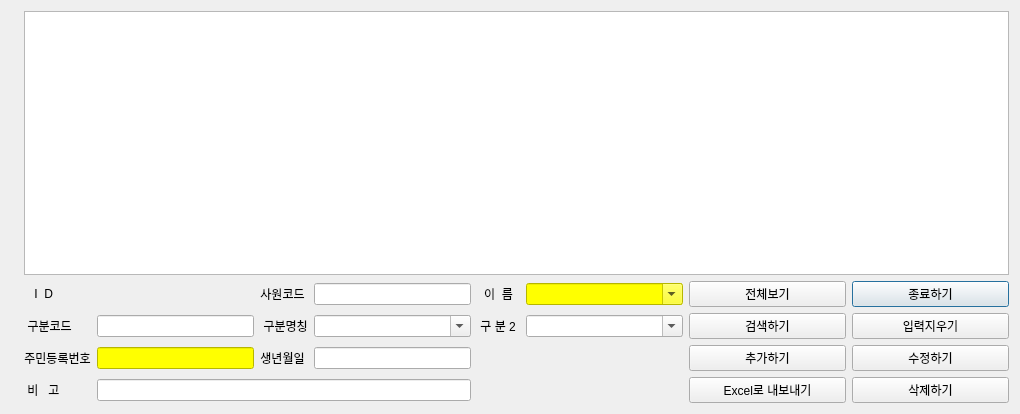
<?xml version="1.0" encoding="UTF-8"?>
<ui version="4.0">
 <class>EmployeeRegNoDialog</class>
 <widget class="QDialog" name="EmployeeRegNoDialog">
  <property name="geometry">
   <rect>
    <x>0</x>
    <y>0</y>
    <width>1020</width>
    <height>414</height>
   </rect>
  </property>
  <property name="sizePolicy">
   <sizepolicy hsizetype="Expanding" vsizetype="Expanding">
    <horstretch>0</horstretch>
    <verstretch>0</verstretch>
   </sizepolicy>
  </property>
  <property name="windowTitle">
   <string>사원 주민등록번호 및 생일현황</string>
  </property>
  <layout class="QGridLayout" name="gridLayout_2">
   <item row="1" column="0">
    <layout class="QGridLayout" name="gridLayout">
     <item row="1" column="8">
      <widget class="QPushButton" name="pb_regno_close">
       <property name="sizePolicy">
        <sizepolicy hsizetype="Expanding" vsizetype="Fixed">
         <horstretch>0</horstretch>
         <verstretch>0</verstretch>
        </sizepolicy>
       </property>
       <property name="text">
        <string>종료하기</string>
       </property>
      </widget>
     </item>
     <item row="2" column="8">
      <widget class="QPushButton" name="pb_regno_clear">
       <property name="sizePolicy">
        <sizepolicy hsizetype="Expanding" vsizetype="Fixed">
         <horstretch>0</horstretch>
         <verstretch>0</verstretch>
        </sizepolicy>
       </property>
       <property name="text">
        <string>입력지우기</string>
       </property>
      </widget>
     </item>
     <item row="1" column="4">
      <widget class="QLineEdit" name="entry_regno_code">
       <property name="sizePolicy">
        <sizepolicy hsizetype="MinimumExpanding" vsizetype="Fixed">
         <horstretch>0</horstretch>
         <verstretch>0</verstretch>
        </sizepolicy>
       </property>
      </widget>
     </item>
     <item row="3" column="8">
      <widget class="QPushButton" name="pb_regno_update">
       <property name="sizePolicy">
        <sizepolicy hsizetype="Expanding" vsizetype="Fixed">
         <horstretch>0</horstretch>
         <verstretch>0</verstretch>
        </sizepolicy>
       </property>
       <property name="text">
        <string>수정하기</string>
       </property>
      </widget>
     </item>
     <item row="4" column="7">
      <widget class="QPushButton" name="pb_regno_excel_export">
       <property name="sizePolicy">
        <sizepolicy hsizetype="Expanding" vsizetype="Fixed">
         <horstretch>0</horstretch>
         <verstretch>0</verstretch>
        </sizepolicy>
       </property>
       <property name="text">
        <string>Excel로 내보내기</string>
       </property>
      </widget>
     </item>
     <item row="3" column="7">
      <widget class="QPushButton" name="pb_regno_insert">
       <property name="sizePolicy">
        <sizepolicy hsizetype="Expanding" vsizetype="Fixed">
         <horstretch>0</horstretch>
         <verstretch>0</verstretch>
        </sizepolicy>
       </property>
       <property name="text">
        <string>추가하기</string>
       </property>
      </widget>
     </item>
     <item row="1" column="6">
      <widget class="QComboBox" name="cb_regno_ename">
       <property name="sizePolicy">
        <sizepolicy hsizetype="Expanding" vsizetype="Fixed">
         <horstretch>0</horstretch>
         <verstretch>0</verstretch>
        </sizepolicy>
       </property>
       <property name="styleSheet">
        <string notr="true">background-color: rgb(255, 255, 0);</string>
       </property>
       <property name="editable">
        <bool>true</bool>
       </property>
      </widget>
     </item>
     <item row="1" column="2">
      <widget class="QLabel" name="lbl_regno_id">
       <property name="sizePolicy">
        <sizepolicy hsizetype="MinimumExpanding" vsizetype="MinimumExpanding">
         <horstretch>0</horstretch>
         <verstretch>0</verstretch>
        </sizepolicy>
       </property>
       <property name="text">
        <string/>
       </property>
      </widget>
     </item>
     <item row="1" column="7">
      <widget class="QPushButton" name="pb_regno_show">
       <property name="sizePolicy">
        <sizepolicy hsizetype="Expanding" vsizetype="Fixed">
         <horstretch>0</horstretch>
         <verstretch>0</verstretch>
        </sizepolicy>
       </property>
       <property name="text">
        <string>전체보기</string>
       </property>
      </widget>
     </item>
     <item row="1" column="3">
      <widget class="QLabel" name="label_2">
       <property name="sizePolicy">
        <sizepolicy hsizetype="Fixed" vsizetype="Fixed">
         <horstretch>0</horstretch>
         <verstretch>0</verstretch>
        </sizepolicy>
       </property>
       <property name="text">
        <string>사원코드</string>
       </property>
       <property name="alignment">
        <set>Qt::AlignCenter</set>
       </property>
      </widget>
     </item>
     <item row="2" column="6">
      <widget class="QComboBox" name="cb_regno_class2">
       <property name="sizePolicy">
        <sizepolicy hsizetype="Expanding" vsizetype="Fixed">
         <horstretch>0</horstretch>
         <verstretch>0</verstretch>
        </sizepolicy>
       </property>
       <property name="styleSheet">
        <string notr="true"/>
       </property>
       <property name="editable">
        <bool>true</bool>
       </property>
      </widget>
     </item>
     <item row="2" column="7">
      <widget class="QPushButton" name="pb_regno_search">
       <property name="sizePolicy">
        <sizepolicy hsizetype="Expanding" vsizetype="Fixed">
         <horstretch>0</horstretch>
         <verstretch>0</verstretch>
        </sizepolicy>
       </property>
       <property name="text">
        <string>검색하기</string>
       </property>
      </widget>
     </item>
     <item row="2" column="5">
      <widget class="QLabel" name="label_4">
       <property name="sizePolicy">
        <sizepolicy hsizetype="Fixed" vsizetype="Fixed">
         <horstretch>0</horstretch>
         <verstretch>0</verstretch>
        </sizepolicy>
       </property>
       <property name="text">
        <string> 구 분 2</string>
       </property>
       <property name="alignment">
        <set>Qt::AlignCenter</set>
       </property>
      </widget>
     </item>
     <item row="4" column="8">
      <widget class="QPushButton" name="pb_regno_delete">
       <property name="sizePolicy">
        <sizepolicy hsizetype="Expanding" vsizetype="Fixed">
         <horstretch>0</horstretch>
         <verstretch>0</verstretch>
        </sizepolicy>
       </property>
       <property name="text">
        <string>삭제하기</string>
       </property>
      </widget>
     </item>
     <item row="4" column="0">
      <widget class="QLabel" name="label_8">
       <property name="sizePolicy">
        <sizepolicy hsizetype="Fixed" vsizetype="MinimumExpanding">
         <horstretch>0</horstretch>
         <verstretch>0</verstretch>
        </sizepolicy>
       </property>
       <property name="text">
        <string/>
       </property>
       <property name="alignment">
        <set>Qt::AlignCenter</set>
       </property>
      </widget>
     </item>
     <item row="1" column="5">
      <widget class="QLabel" name="label_3">
       <property name="sizePolicy">
        <sizepolicy hsizetype="Fixed" vsizetype="Fixed">
         <horstretch>0</horstretch>
         <verstretch>0</verstretch>
        </sizepolicy>
       </property>
       <property name="text">
        <string>  이  름  </string>
       </property>
       <property name="alignment">
        <set>Qt::AlignCenter</set>
       </property>
      </widget>
     </item>
     <item row="1" column="1">
      <widget class="QLabel" name="label">
       <property name="sizePolicy">
        <sizepolicy hsizetype="Fixed" vsizetype="Fixed">
         <horstretch>0</horstretch>
         <verstretch>0</verstretch>
        </sizepolicy>
       </property>
       <property name="text">
        <string>   I  D  </string>
       </property>
       <property name="alignment">
        <set>Qt::AlignCenter</set>
       </property>
      </widget>
     </item>
     <item row="2" column="1">
      <widget class="QLabel" name="label_5">
       <property name="sizePolicy">
        <sizepolicy hsizetype="Fixed" vsizetype="Fixed">
         <horstretch>0</horstretch>
         <verstretch>0</verstretch>
        </sizepolicy>
       </property>
       <property name="text">
        <string> 구분코드</string>
       </property>
       <property name="alignment">
        <set>Qt::AlignCenter</set>
       </property>
      </widget>
     </item>
     <item row="2" column="4">
      <widget class="QComboBox" name="cb_regno_tname">
       <property name="sizePolicy">
        <sizepolicy hsizetype="Expanding" vsizetype="Fixed">
         <horstretch>0</horstretch>
         <verstretch>0</verstretch>
        </sizepolicy>
       </property>
       <property name="styleSheet">
        <string notr="true"/>
       </property>
       <property name="editable">
        <bool>true</bool>
       </property>
      </widget>
     </item>
     <item row="2" column="2">
      <widget class="QLineEdit" name="entry_regno_class1">
       <property name="sizePolicy">
        <sizepolicy hsizetype="MinimumExpanding" vsizetype="Fixed">
         <horstretch>0</horstretch>
         <verstretch>0</verstretch>
        </sizepolicy>
       </property>
      </widget>
     </item>
     <item row="2" column="3">
      <widget class="QLabel" name="label_9">
       <property name="sizePolicy">
        <sizepolicy hsizetype="Fixed" vsizetype="Fixed">
         <horstretch>0</horstretch>
         <verstretch>0</verstretch>
        </sizepolicy>
       </property>
       <property name="text">
        <string> 구분명칭</string>
       </property>
       <property name="alignment">
        <set>Qt::AlignCenter</set>
       </property>
      </widget>
     </item>
     <item row="0" column="1" colspan="8">
      <widget class="QTableView" name="tv_regno">
       <property name="sizePolicy">
        <sizepolicy hsizetype="Expanding" vsizetype="Expanding">
         <horstretch>0</horstretch>
         <verstretch>1</verstretch>
        </sizepolicy>
       </property>
      </widget>
     </item>
     <item row="4" column="1">
      <widget class="QLabel" name="label_6">
       <property name="sizePolicy">
        <sizepolicy hsizetype="Fixed" vsizetype="Fixed">
         <horstretch>0</horstretch>
         <verstretch>0</verstretch>
        </sizepolicy>
       </property>
       <property name="text">
        <string> 비   고 </string>
       </property>
       <property name="alignment">
        <set>Qt::AlignCenter</set>
       </property>
      </widget>
     </item>
     <item row="4" column="2" colspan="3">
      <widget class="QLineEdit" name="entry_regno_remark">
       <property name="sizePolicy">
        <sizepolicy hsizetype="MinimumExpanding" vsizetype="Fixed">
         <horstretch>0</horstretch>
         <verstretch>0</verstretch>
        </sizepolicy>
       </property>
      </widget>
     </item>
     <item row="3" column="1">
      <widget class="QLabel" name="label_7">
       <property name="sizePolicy">
        <sizepolicy hsizetype="Fixed" vsizetype="Fixed">
         <horstretch>0</horstretch>
         <verstretch>0</verstretch>
        </sizepolicy>
       </property>
       <property name="text">
        <string>주민등록번호</string>
       </property>
       <property name="alignment">
        <set>Qt::AlignCenter</set>
       </property>
      </widget>
     </item>
     <item row="3" column="2">
      <widget class="QLineEdit" name="entry_regno_id">
       <property name="sizePolicy">
        <sizepolicy hsizetype="Expanding" vsizetype="Fixed">
         <horstretch>0</horstretch>
         <verstretch>0</verstretch>
        </sizepolicy>
       </property>
       <property name="styleSheet">
        <string notr="true">background-color: rgb(255, 255, 0);</string>
       </property>
      </widget>
     </item>
     <item row="3" column="3">
      <widget class="QLabel" name="label_10">
       <property name="sizePolicy">
        <sizepolicy hsizetype="Fixed" vsizetype="Fixed">
         <horstretch>0</horstretch>
         <verstretch>0</verstretch>
        </sizepolicy>
       </property>
       <property name="text">
        <string>생년월일</string>
       </property>
       <property name="alignment">
        <set>Qt::AlignCenter</set>
       </property>
      </widget>
     </item>
     <item row="3" column="4">
      <widget class="QLineEdit" name="entry_regno_birthday">
       <property name="sizePolicy">
        <sizepolicy hsizetype="MinimumExpanding" vsizetype="Fixed">
         <horstretch>0</horstretch>
         <verstretch>0</verstretch>
        </sizepolicy>
       </property>
      </widget>
     </item>
    </layout>
   </item>
  </layout>
 </widget>
 <resources/>
 <connections/>
</ui>
